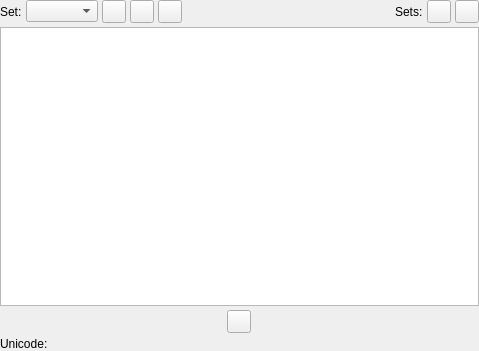
<?xml version="1.0" encoding="UTF-8"?>
<ui version="4.0">
 <class>OpticalMarginEditor</class>
 <widget class="QWidget" name="OpticalMarginEditor">
  <property name="geometry">
   <rect>
    <x>0</x>
    <y>0</y>
    <width>479</width>
    <height>351</height>
   </rect>
  </property>
  <property name="windowTitle">
   <string>Dialog</string>
  </property>
  <layout class="QVBoxLayout" name="verticalLayout">
   <property name="spacing">
    <number>4</number>
   </property>
   <property name="leftMargin">
    <number>0</number>
   </property>
   <property name="topMargin">
    <number>0</number>
   </property>
   <property name="rightMargin">
    <number>0</number>
   </property>
   <property name="bottomMargin">
    <number>0</number>
   </property>
   <item>
    <layout class="QHBoxLayout" name="horizontalLayout">
     <item>
      <widget class="QLabel" name="label">
       <property name="text">
        <string>Set:</string>
       </property>
       <property name="buddy">
        <cstring>comboSets</cstring>
       </property>
      </widget>
     </item>
     <item>
      <widget class="QComboBox" name="comboSets">
       <property name="toolTip">
        <string>Current selected rule set</string>
       </property>
      </widget>
     </item>
     <item>
      <widget class="QToolButton" name="buttonResetSet">
       <property name="toolTip">
        <string>Reset current set to default values.</string>
       </property>
       <property name="text">
        <string/>
       </property>
      </widget>
     </item>
     <item>
      <widget class="QToolButton" name="buttonAddNewSet">
       <property name="toolTip">
        <string>Add new rule set</string>
       </property>
       <property name="text">
        <string/>
       </property>
      </widget>
     </item>
     <item>
      <widget class="QToolButton" name="buttonRemoveSet">
       <property name="toolTip">
        <string>Remove current selected rule set</string>
       </property>
       <property name="text">
        <string/>
       </property>
      </widget>
     </item>
     <item>
      <spacer name="horizontalSpacer">
       <property name="orientation">
        <enum>Qt::Orientation::Horizontal</enum>
       </property>
       <property name="sizeHint" stdset="0">
        <size>
         <width>16</width>
         <height>20</height>
        </size>
       </property>
      </spacer>
     </item>
     <item>
      <widget class="QLabel" name="label_2">
       <property name="text">
        <string>Sets:</string>
       </property>
      </widget>
     </item>
     <item>
      <widget class="QToolButton" name="buttonResetAllSets">
       <property name="toolTip">
        <string>Load default rule sets. Replaces current rule sets</string>
       </property>
       <property name="text">
        <string/>
       </property>
      </widget>
     </item>
     <item>
      <widget class="QToolButton" name="buttonLoadMissingDefaults">
       <property name="toolTip">
        <string>Add missing default sets to current sets.</string>
       </property>
       <property name="text">
        <string/>
       </property>
      </widget>
     </item>
    </layout>
   </item>
   <item>
    <widget class="QTableWidget" name="tableWidget"/>
   </item>
   <item>
    <layout class="QHBoxLayout" name="horizontalLayout_3">
     <item>
      <widget class="QToolButton" name="buttonAddNewRow">
       <property name="toolTip">
        <string>Add a new rule</string>
       </property>
       <property name="text">
        <string/>
       </property>
      </widget>
     </item>
    </layout>
   </item>
   <item>
    <layout class="QHBoxLayout" name="horizontalLayout_2" stretch="0,1">
     <property name="spacing">
      <number>4</number>
     </property>
     <item>
      <widget class="QLabel" name="labelUnicode">
       <property name="text">
        <string>Unicode:</string>
       </property>
      </widget>
     </item>
     <item>
      <widget class="QLabel" name="labelUnicodePreview">
       <property name="text">
        <string/>
       </property>
      </widget>
     </item>
    </layout>
   </item>
  </layout>
 </widget>
 <tabstops>
  <tabstop>comboSets</tabstop>
  <tabstop>buttonAddNewSet</tabstop>
  <tabstop>buttonRemoveSet</tabstop>
  <tabstop>buttonResetAllSets</tabstop>
  <tabstop>tableWidget</tabstop>
  <tabstop>buttonAddNewRow</tabstop>
 </tabstops>
 <resources/>
 <connections/>
</ui>
